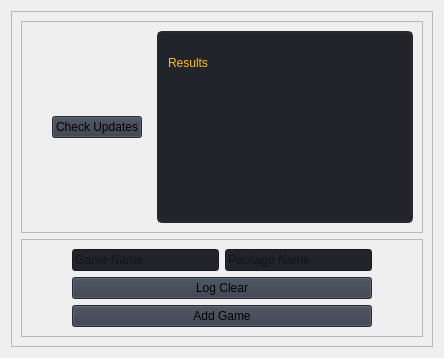
                     <widget class="QWidget" name="UpdateCheckPage">
                      <layout class="QVBoxLayout" name="verticalLayout_30">
                       <item>
                        <widget class="QFrame" name="frame_20">
                         <property name="frameShape">
                          <enum>QFrame::StyledPanel</enum>
                         </property>
                         <property name="frameShadow">
                          <enum>QFrame::Raised</enum>
                         </property>
                         <layout class="QVBoxLayout" name="verticalLayout_31">
                          <item>
                           <widget class="QFrame" name="frame_21">
                            <property name="frameShape">
                             <enum>QFrame::StyledPanel</enum>
                            </property>
                            <property name="frameShadow">
                             <enum>QFrame::Raised</enum>
                            </property>
                            <layout class="QHBoxLayout" name="horizontalLayout_16">
                             <property name="spacing">
                              <number>15</number>
                             </property>
                             <property name="leftMargin">
                              <number>30</number>
                             </property>
                             <item>
                              <widget class="QPushButton" name="check_button">
                               <property name="styleSheet">
                                <string notr="true">background-color: rgb(52, 59, 72);</string>
                               </property>
                               <property name="text">
                                <string>Check Updates</string>
                               </property>
                              </widget>
                             </item>
                             <item>
                              <widget class="QTextBrowser" name="result_log">
                               <property name="styleSheet">
                                <string notr="true">QTextBrowser { background-color: rgb(33, 37, 43); color: #ffc000; font-size: 14px; border-radius: 5px; border: 2px solid #292929; padding: 5px; } QTextEdit:focus { border: 2px solid #1e90ff; }</string>
                               </property>
                               <property name="html">
                                <string>&lt;!DOCTYPE HTML PUBLIC &quot;-//W3C//DTD HTML 4.0//EN&quot; &quot;http://www.w3.org/TR/REC-html40/strict.dtd&quot;&gt;
&lt;html&gt;&lt;head&gt;&lt;meta name=&quot;qrichtext&quot; content=&quot;1&quot; /&gt;&lt;style type=&quot;text/css&quot;&gt;
p, li { white-space: pre-wrap; }
&lt;/style&gt;&lt;/head&gt;&lt;body style=&quot; font-family:'Segoe UI'; font-size:14px; font-weight:400; font-style:normal;&quot;&gt;
&lt;p style=&quot;-qt-paragraph-type:empty; margin-top:0px; margin-bottom:0px; margin-left:0px; margin-right:0px; -qt-block-indent:0; text-indent:0px; font-size:12px;&quot;&gt;&lt;br /&gt;&lt;/p&gt;
&lt;p style=&quot; margin-top:0px; margin-bottom:0px; margin-left:0px; margin-right:0px; -qt-block-indent:0; text-indent:0px;&quot;&gt;&lt;span style=&quot; font-size:12px;&quot;&gt;Results&lt;/span&gt;&lt;/p&gt;&lt;/body&gt;&lt;/html&gt;</string>
                               </property>
                               <property name="openExternalLinks">
                                <bool>true</bool>
                               </property>
                              </widget>
                             </item>
                            </layout>
                           </widget>
                          </item>
                          <item>
                           <widget class="QFrame" name="frame_22">
                            <property name="frameShape">
                             <enum>QFrame::StyledPanel</enum>
                            </property>
                            <property name="frameShadow">
                             <enum>QFrame::Raised</enum>
                            </property>
                            <layout class="QGridLayout" name="gridLayout_7">
                             <property name="leftMargin">
                              <number>50</number>
                             </property>
                             <property name="rightMargin">
                              <number>50</number>
                             </property>
                             <item row="0" column="0">
                              <widget class="QLineEdit" name="game_name_input">
                               <property name="styleSheet">
                                <string notr="true">background-color: rgb(33, 37, 43);</string>
                               </property>
                               <property name="placeholderText">
                                <string>Game Name</string>
                               </property>
                              </widget>
                             </item>
                             <item row="0" column="1">
                              <widget class="QLineEdit" name="game_url_input">
                               <property name="styleSheet">
                                <string notr="true">background-color: rgb(33, 37, 43);</string>
                               </property>
                               <property name="placeholderText">
                                <string>Package Name</string>
                               </property>
                              </widget>
                             </item>
                             <item row="3" column="0" colspan="2">
                              <widget class="QPushButton" name="add_game_button">
                               <property name="styleSheet">
                                <string notr="true">background-color: rgb(52, 59, 72);</string>
                               </property>
                               <property name="text">
                                <string>Add Game</string>
                               </property>
                              </widget>
                             </item>
                             <item row="2" column="0" colspan="2">
                              <widget class="QPushButton" name="clear_log_button_3">
                               <property name="styleSheet">
                                <string notr="true">background-color: rgb(52, 59, 72);</string>
                               </property>
                               <property name="text">
                                <string>Log Clear</string>
                               </property>
                              </widget>
                             </item>
                            </layout>
                           </widget>
                          </item>
                         </layout>
                        </widget>
                       </item>
                      </layout>
                     </widget>
